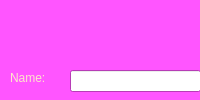
<?xml version="1.0" encoding="UTF-8"?>
<ui version="4.0">
 <class>TicketOptionsCreation</class>
 <widget class="QMainWindow" name="TicketOptionsCreation">
  <property name="geometry">
   <rect>
    <x>0</x>
    <y>0</y>
    <width>779</width>
    <height>0</height>
   </rect>
  </property>
  <property name="palette">
   <palette>
    <active>
     <colorrole role="WindowText">
      <brush brushstyle="SolidPattern">
       <color alpha="255">
        <red>255</red>
        <green>227</green>
        <blue>203</blue>
       </color>
      </brush>
     </colorrole>
     <colorrole role="Button">
      <brush brushstyle="SolidPattern">
       <color alpha="255">
        <red>26</red>
        <green>110</green>
        <blue>175</blue>
       </color>
      </brush>
     </colorrole>
     <colorrole role="Light">
      <brush brushstyle="SolidPattern">
       <color alpha="255">
        <red>136</red>
        <green>136</green>
        <blue>136</blue>
       </color>
      </brush>
     </colorrole>
     <colorrole role="Text">
      <brush brushstyle="SolidPattern">
       <color alpha="255">
        <red>255</red>
        <green>227</green>
        <blue>203</blue>
       </color>
      </brush>
     </colorrole>
     <colorrole role="ButtonText">
      <brush brushstyle="SolidPattern">
       <color alpha="255">
        <red>255</red>
        <green>227</green>
        <blue>203</blue>
       </color>
      </brush>
     </colorrole>
     <colorrole role="Base">
      <brush brushstyle="SolidPattern">
       <color alpha="255">
        <red>0</red>
        <green>0</green>
        <blue>0</blue>
       </color>
      </brush>
     </colorrole>
     <colorrole role="Window">
      <brush brushstyle="SolidPattern">
       <color alpha="255">
        <red>120</red>
        <green>131</green>
        <blue>170</blue>
       </color>
      </brush>
     </colorrole>
     <colorrole role="Shadow">
      <brush brushstyle="SolidPattern">
       <color alpha="255">
        <red>255</red>
        <green>227</green>
        <blue>203</blue>
       </color>
      </brush>
     </colorrole>
     <colorrole role="HighlightedText">
      <brush brushstyle="SolidPattern">
       <color alpha="255">
        <red>255</red>
        <green>227</green>
        <blue>203</blue>
       </color>
      </brush>
     </colorrole>
     <colorrole role="ToolTipBase">
      <brush brushstyle="SolidPattern">
       <color alpha="255">
        <red>255</red>
        <green>255</green>
        <blue>255</blue>
       </color>
      </brush>
     </colorrole>
     <colorrole role="ToolTipText">
      <brush brushstyle="SolidPattern">
       <color alpha="255">
        <red>255</red>
        <green>255</green>
        <blue>255</blue>
       </color>
      </brush>
     </colorrole>
     <colorrole role="PlaceholderText">
      <brush brushstyle="SolidPattern">
       <color alpha="128">
        <red>85</red>
        <green>0</green>
        <blue>255</blue>
       </color>
      </brush>
     </colorrole>
    </active>
    <inactive>
     <colorrole role="WindowText">
      <brush brushstyle="SolidPattern">
       <color alpha="255">
        <red>255</red>
        <green>227</green>
        <blue>203</blue>
       </color>
      </brush>
     </colorrole>
     <colorrole role="Button">
      <brush brushstyle="SolidPattern">
       <color alpha="255">
        <red>26</red>
        <green>110</green>
        <blue>175</blue>
       </color>
      </brush>
     </colorrole>
     <colorrole role="Window">
      <brush brushstyle="SolidPattern">
       <color alpha="255">
        <red>255</red>
        <green>85</green>
        <blue>255</blue>
       </color>
      </brush>
     </colorrole>
     <colorrole role="HighlightedText">
      <brush brushstyle="SolidPattern">
       <color alpha="255">
        <red>255</red>
        <green>227</green>
        <blue>203</blue>
       </color>
      </brush>
     </colorrole>
     <colorrole role="ToolTipBase">
      <brush brushstyle="SolidPattern">
       <color alpha="255">
        <red>255</red>
        <green>255</green>
        <blue>255</blue>
       </color>
      </brush>
     </colorrole>
    </inactive>
    <disabled>
     <colorrole role="Text">
      <brush brushstyle="SolidPattern">
       <color alpha="255">
        <red>255</red>
        <green>255</green>
        <blue>255</blue>
       </color>
      </brush>
     </colorrole>
     <colorrole role="ButtonText">
      <brush brushstyle="SolidPattern">
       <color alpha="255">
        <red>255</red>
        <green>255</green>
        <blue>255</blue>
       </color>
      </brush>
     </colorrole>
     <colorrole role="HighlightedText">
      <brush brushstyle="SolidPattern">
       <color alpha="255">
        <red>255</red>
        <green>227</green>
        <blue>203</blue>
       </color>
      </brush>
     </colorrole>
    </disabled>
   </palette>
  </property>
  <property name="windowTitle">
   <string>MainWindow</string>
  </property>
  <widget class="QWidget" name="centralwidget">
   <widget class="QLineEdit" name="tandpinput">
    <property name="geometry">
     <rect>
      <x>70</x>
      <y>70</y>
      <width>131</width>
      <height>22</height>
     </rect>
    </property>
    <property name="text">
     <string/>
    </property>
   </widget>
   <widget class="QLabel" name="tandpnamelabel">
    <property name="geometry">
     <rect>
      <x>10</x>
      <y>70</y>
      <width>49</width>
      <height>16</height>
     </rect>
    </property>
    <property name="text">
     <string>Name:</string>
    </property>
   </widget>
   <widget class="QPushButton" name="savetbutton">
    <property name="geometry">
     <rect>
      <x>0</x>
      <y>263</y>
      <width>91</width>
      <height>41</height>
     </rect>
    </property>
    <property name="text">
     <string>Save Texture</string>
    </property>
   </widget>
   <widget class="QPushButton" name="savepbutton">
    <property name="geometry">
     <rect>
      <x>110</x>
      <y>263</y>
      <width>81</width>
      <height>41</height>
     </rect>
    </property>
    <property name="text">
     <string>Save Pattern</string>
    </property>
   </widget>
   <widget class="QListWidget" name="tlist">
    <property name="geometry">
     <rect>
      <x>220</x>
      <y>70</y>
      <width>211</width>
      <height>251</height>
     </rect>
    </property>
    <property name="layoutDirection">
     <enum>Qt::LayoutDirection::LeftToRight</enum>
    </property>
    <property name="tabKeyNavigation">
     <bool>true</bool>
    </property>
    <property name="showDropIndicator" stdset="0">
     <bool>false</bool>
    </property>
    <property name="selectionMode">
     <enum>QAbstractItemView::SelectionMode::MultiSelection</enum>
    </property>
    <property name="selectionRectVisible">
     <bool>true</bool>
    </property>
   </widget>
   <widget class="QLabel" name="savedtlabel">
    <property name="geometry">
     <rect>
      <x>330</x>
      <y>50</y>
      <width>81</width>
      <height>16</height>
     </rect>
    </property>
    <property name="text">
     <string>Saved Textures </string>
    </property>
   </widget>
   <widget class="QPushButton" name="saveubutton">
    <property name="geometry">
     <rect>
      <x>60</x>
      <y>553</y>
      <width>111</width>
      <height>41</height>
     </rect>
    </property>
    <property name="text">
     <string>Save Upcharge</string>
    </property>
   </widget>
   <widget class="QLineEdit" name="uinput">
    <property name="geometry">
     <rect>
      <x>70</x>
      <y>430</y>
      <width>113</width>
      <height>22</height>
     </rect>
    </property>
   </widget>
   <widget class="QLabel" name="unamelabel">
    <property name="geometry">
     <rect>
      <x>20</x>
      <y>430</y>
      <width>49</width>
      <height>16</height>
     </rect>
    </property>
    <property name="styleSheet">
     <string notr="true">
font: 9pt &quot;Segoe UI&quot;;</string>
    </property>
    <property name="text">
     <string>Name:</string>
    </property>
   </widget>
   <widget class="QLineEdit" name="uamountinput">
    <property name="geometry">
     <rect>
      <x>70</x>
      <y>500</y>
      <width>61</width>
      <height>22</height>
     </rect>
    </property>
   </widget>
   <widget class="QLabel" name="uamountlabel">
    <property name="geometry">
     <rect>
      <x>10</x>
      <y>500</y>
      <width>49</width>
      <height>16</height>
     </rect>
    </property>
    <property name="text">
     <string>Amount:</string>
    </property>
   </widget>
   <widget class="QListWidget" name="ulist">
    <property name="geometry">
     <rect>
      <x>220</x>
      <y>410</y>
      <width>201</width>
      <height>192</height>
     </rect>
    </property>
    <property name="editTriggers">
     <set>QAbstractItemView::EditTrigger::DoubleClicked|QAbstractItemView::EditTrigger::EditKeyPressed</set>
    </property>
    <property name="tabKeyNavigation">
     <bool>true</bool>
    </property>
    <property name="showDropIndicator" stdset="0">
     <bool>false</bool>
    </property>
    <property name="selectionMode">
     <enum>QAbstractItemView::SelectionMode::MultiSelection</enum>
    </property>
    <property name="iconSize">
     <size>
      <width>20</width>
      <height>20</height>
     </size>
    </property>
    <property name="layoutMode">
     <enum>QListView::LayoutMode::SinglePass</enum>
    </property>
    <property name="selectionRectVisible">
     <bool>true</bool>
    </property>
   </widget>
   <widget class="QLabel" name="dnamelabel">
    <property name="geometry">
     <rect>
      <x>430</x>
      <y>400</y>
      <width>49</width>
      <height>16</height>
     </rect>
    </property>
    <property name="text">
     <string>Name:</string>
    </property>
   </widget>
   <widget class="QLineEdit" name="dinput">
    <property name="enabled">
     <bool>true</bool>
    </property>
    <property name="geometry">
     <rect>
      <x>430</x>
      <y>417</y>
      <width>115</width>
      <height>22</height>
     </rect>
    </property>
    <property name="contextMenuPolicy">
     <enum>Qt::ContextMenuPolicy::DefaultContextMenu</enum>
    </property>
    <property name="frame">
     <bool>true</bool>
    </property>
   </widget>
   <widget class="QPushButton" name="savedbutton">
    <property name="geometry">
     <rect>
      <x>430</x>
      <y>553</y>
      <width>101</width>
      <height>41</height>
     </rect>
    </property>
    <property name="text">
     <string>Save Discount</string>
    </property>
   </widget>
   <widget class="QLineEdit" name="dpercentinput">
    <property name="geometry">
     <rect>
      <x>430</x>
      <y>470</y>
      <width>71</width>
      <height>22</height>
     </rect>
    </property>
   </widget>
   <widget class="QLabel" name="dpercentlabel">
    <property name="geometry">
     <rect>
      <x>430</x>
      <y>450</y>
      <width>49</width>
      <height>16</height>
     </rect>
    </property>
    <property name="text">
     <string>%  Off:</string>
    </property>
   </widget>
   <widget class="QLabel" name="damountlabel">
    <property name="geometry">
     <rect>
      <x>430</x>
      <y>500</y>
      <width>71</width>
      <height>16</height>
     </rect>
    </property>
    <property name="text">
     <string>Amount Off:</string>
    </property>
   </widget>
   <widget class="QLineEdit" name="damountinput">
    <property name="geometry">
     <rect>
      <x>430</x>
      <y>520</y>
      <width>71</width>
      <height>22</height>
     </rect>
    </property>
   </widget>
   <widget class="QListWidget" name="dlist">
    <property name="geometry">
     <rect>
      <x>550</x>
      <y>410</y>
      <width>211</width>
      <height>192</height>
     </rect>
    </property>
    <property name="tabKeyNavigation">
     <bool>true</bool>
    </property>
    <property name="showDropIndicator" stdset="0">
     <bool>false</bool>
    </property>
    <property name="selectionMode">
     <enum>QAbstractItemView::SelectionMode::MultiSelection</enum>
    </property>
    <property name="selectionRectVisible">
     <bool>true</bool>
    </property>
   </widget>
   <widget class="QListWidget" name="plist">
    <property name="geometry">
     <rect>
      <x>540</x>
      <y>70</y>
      <width>221</width>
      <height>251</height>
     </rect>
    </property>
    <property name="tabKeyNavigation">
     <bool>true</bool>
    </property>
    <property name="showDropIndicator" stdset="0">
     <bool>false</bool>
    </property>
    <property name="selectionMode">
     <enum>QAbstractItemView::SelectionMode::MultiSelection</enum>
    </property>
    <property name="selectionRectVisible">
     <bool>true</bool>
    </property>
   </widget>
   <widget class="QLabel" name="savedplabel">
    <property name="geometry">
     <rect>
      <x>610</x>
      <y>50</y>
      <width>81</width>
      <height>16</height>
     </rect>
    </property>
    <property name="text">
     <string>Saved Patterns</string>
    </property>
   </widget>
   <widget class="QLabel" name="ImageLabel">
    <property name="geometry">
     <rect>
      <x>90</x>
      <y>130</y>
      <width>141</width>
      <height>111</height>
     </rect>
    </property>
    <property name="text">
     <string/>
    </property>
   </widget>
   <widget class="QPushButton" name="sibutton">
    <property name="geometry">
     <rect>
      <x>0</x>
      <y>153</y>
      <width>81</width>
      <height>41</height>
     </rect>
    </property>
    <property name="text">
     <string>Select Image</string>
    </property>
   </widget>
   <widget class="QPushButton" name="deletebutton">
    <property name="geometry">
     <rect>
      <x>430</x>
      <y>340</y>
      <width>101</width>
      <height>41</height>
     </rect>
    </property>
    <property name="text">
     <string>Delete</string>
    </property>
    <property name="shortcut">
     <string>Del</string>
    </property>
   </widget>
  </widget>
 </widget>
 <resources/>
 <connections/>
</ui>
